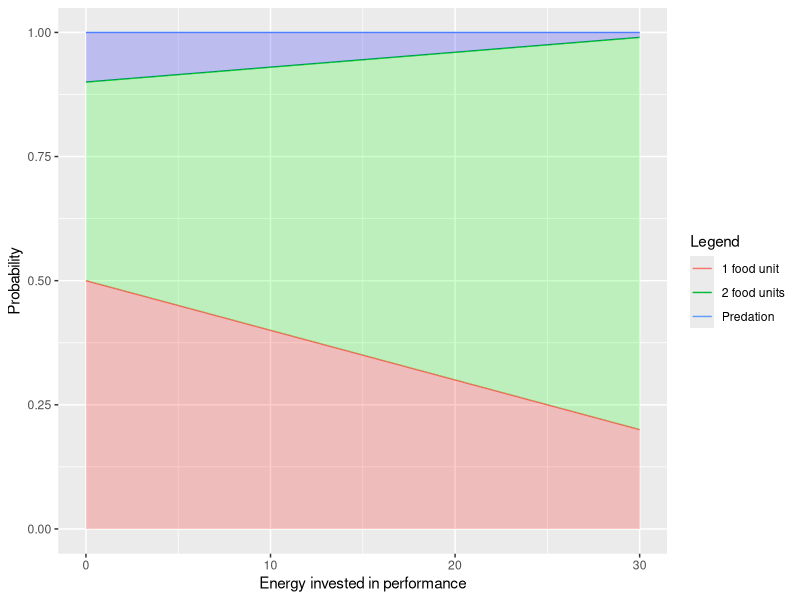
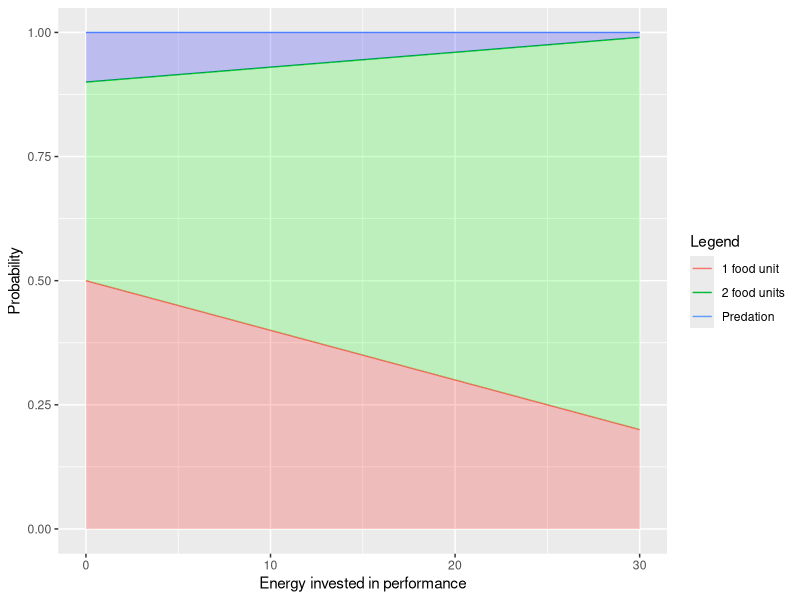
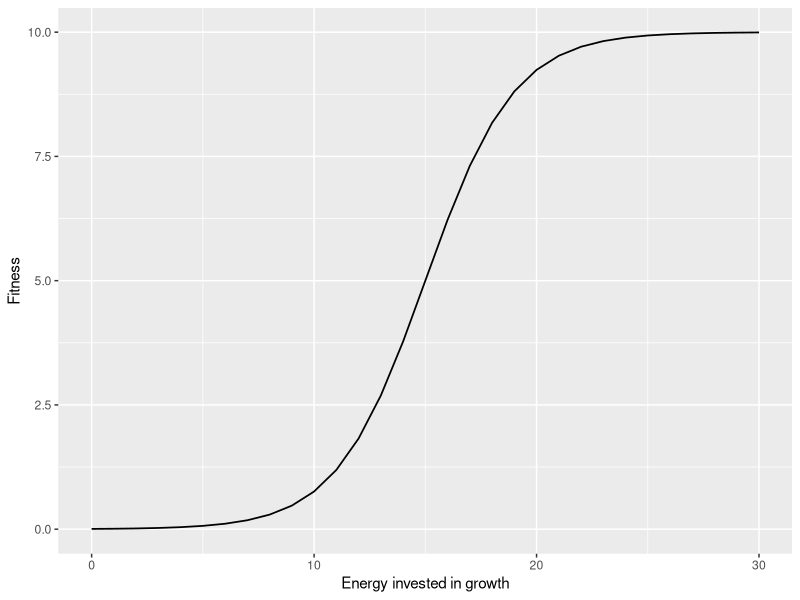

Recreate these plots in R, in order.
# SDO MODEL

#----------------Initial parameters-------------------

growth <- 0 # Initial growth value

performance <- 0 # Initial performance value

energy_reserve <- 0 # Where food units go before being invested

metabolic_rate <- 1 
# Amount of food units that every time step is used on self-maintenance

prob_1_unit <- seq(from = 0.5, to = 0.2, length.out = 31) 
# Probability of finding 1 unit of food

prob_2_unit <-seq(from = 0.4, to = 0.79, length.out = 31)
# Probability of finding 2 unit of food

prob_predation <- seq(from = 0.1, to = 0.01, length.out = 31)
# Probability of being predated

energy_growth <- seq(from = 0, to = 30, length.out = 31)

energy_performance <- seq(from = 0, to = 30, length.out = 31)

matrix_food_predation <- cbind(energy_performance , prob_1_unit , prob_2_unit , prob_predation)
# Matrix with the probabilities of each event for every performance value

matrix_food_predation_sum <- cbind(energy_performance , prob_1_unit , prob_2_unit + prob_1_unit, prob_predation + prob_2_unit + prob_1_unit)
# Matrix with the probabilities of each event for every performance value, packed

matrix_food_predation_df <- as.data.frame(matrix_food_predation)
# Data frame of the probabilities

matrix_food_predation_sum_df <- as.data.frame(matrix_food_predation_sum)
names(matrix_food_predation_sum_df)[3] <- "prob_2_unit"
names(matrix_food_predation_sum_df)[4] <- "prob_predation"
# Data frame of the stacked probabilities

sigmoid = function(energy_growth) {
  10 / (1 + exp(0.5*(-energy_growth+15)))
}

fitness_values <- cbind(energy_growth, sigmoid(energy_growth))
fitness_values_df <- as.data.frame(fitness_values)
names(fitness_values_df)[2] <- "Fitness"
# Sigmoid function + Data frame with all its values



#------------------Graphs------------------------

library(ggplot2)
library(dplyr)
library(viridis) # I can't make it colorblind-friendly, but I would like to



# Probability graph

Probability_plot <- ggplot(data = matrix_food_predation_df, aes(x = energy_performance, group = 1)) +
  geom_line(aes(y = prob_1_unit, color = "1 food unit")) +
  geom_line(aes(y = prob_2_unit + prob_1_unit, color = "2 food units")) +
  geom_line(aes(y = prob_predation + prob_2_unit + prob_1_unit, color = "Predation")) +
  xlab('Energy invested in performance') +
  ylab('Probability') +
  scale_colour_discrete("Legend", labels = c("1 food unit", "2 food units", "Predation")) +
  geom_ribbon(aes(ymax = 1, ymin = prob_2_unit + prob_1_unit), fill = "blue", alpha = 0.2) +
  geom_ribbon(aes(ymax = prob_2_unit + prob_1_unit, ymin = prob_1_unit), fill = "green", alpha = 0.2) +
  geom_ribbon(aes(ymax = prob_1_unit, ymin = 0), fill="red", alpha = 0.2)

Probability_plot # Without stacked matrix

Probability_plot_2 <- ggplot(data = matrix_food_predation_sum_df, aes(x = energy_performance, group = 1)) +
  geom_line(aes(y = prob_1_unit, color = "1 food unit")) +
  geom_line(aes(y = prob_2_unit, color = "2 food units")) +
  geom_line(aes(y = prob_predation, color="Predation")) +
  xlab('Energy invested in performance') +
  ylab('Probability') +
  scale_colour_discrete("Legend") +
  geom_ribbon(aes(ymax = 1, ymin = prob_2_unit), fill = "blue", alpha = 0.2) +
  geom_ribbon(aes(ymax = prob_2_unit, ymin = prob_1_unit), fill = "green", alpha = 0.2) +
  geom_ribbon(aes(ymax = prob_1_unit, ymin = 0), fill="red", alpha = 0.2)

Probability_plot_2 # With stacked matrix


# Fitness graph

Fitness_plot <- ggplot(data = fitness_values_df, aes(x = energy_growth)) +
  geom_line(aes(energy_growth, Fitness), data = fitness_values_df, size = 0.6) +
  xlab("Energy invested in growth") + ylab("Fitness")

Fitness_plot



#-----------------Loop---------------------

x <- 1

Random_1 <- function(x){
  runif(x)
}
# Function that generates a random number from 0 to 1 every time it is called

Random_num <- Random_1(x)
# We fix a random number, on which the if loop is going to work

Random_num
# Fixed random number

if(Random_num < prob_1_unit[1]) {
  energy_reserve <- energy_reserve + 1 - metabolic_rate
  "I've found 1 piece of food!"
  } else if(Random_num > prob_1_unit[1] & Random_num <= (prob_1_unit[1] + prob_2_unit[1])) {
  energy_reserve <- energy_reserve + 2 - metabolic_rate
  "I've found 2 pieces of food!! WOW!"
  } else {
  energy_reserve <- 0
  "I'm dead :("
  }
# 3 possible outputs. At the moment we are only working with 0 energy invested on performance. 


time <- 0
while (time <= 10){
  Random_num <- Random_1(x)
  # We fix a random number, on which the if loop is going to work
  
  Random_num
  # Fixed random number
  
  if(Random_num < prob_1_unit[1]) {
    energy_reserve <- energy_reserve + 1 - metabolic_rate
    print("I've found 1 piece of food!")
  } else if(Random_num > prob_1_unit[1] & Random_num <= (prob_1_unit[1] + prob_2_unit[1])) {
    energy_reserve <- energy_reserve + 2 - metabolic_rate
    print("I've found 2 pieces of food!! WOW!")
  } else {
    energy_reserve <- 0
    print("I'm dead :(")
  }
  time <- time + 1
}

# While loop for the previous if sequence. Now we should try to 
# change the performance state at each time_step



time <- 0
while (time <= 10){
  Random_num <- Random_1(x)
  # We fix a random number, on which the if loop is going to work
  
  Random_num
  # Fixed random number
  
  if(Random_num < prob_1_unit[energy_reserve + 1]) {
    # It is energy_reserve + 1 because we are selecting row "0" + 1 (There is no row 0)
    # and row 1 corresponds to energy 0.
    
    energy_reserve <- energy_reserve + 1 - metabolic_rate
    print("I've found 1 piece of food!")
  } else if(Random_num > prob_1_unit[energy_reserve + 1] & Random_num <= (prob_1_unit[energy_reserve + 1] + prob_2_unit[energy_reserve + 1])) {
    energy_reserve <- energy_reserve + 2 - metabolic_rate
    # Here the energy reserve incresases by 1, and we want to select row "1" + 1, corresponding
    # to row 2, energy 1
    
    print("I've found 2 pieces of food!! WOW!")
  } else {
    energy_reserve <- 0
    print("I'm dead :(")
  }
  
  time <- time + 1
}

# The same as before, but changing the state at every time step


time <- 0
while (time < 20){
  Random_num <- Random_1(x)
  # We fix a random number, on which the if loop is going to work
  
  Random_num
  # Fixed random number
  
  if(Random_num < prob_1_unit[energy_reserve + 1]) {
    energy_reserve <- energy_reserve + 1 - metabolic_rate
    print("I've found 1 piece of food!")
  } else if(Random_num > prob_1_unit[energy_reserve + 1] & Random_num <= (prob_1_unit[energy_reserve + 1] + prob_2_unit[energy_reserve + 1])) {
    energy_reserve <- energy_reserve + 2 - metabolic_rate
    print("I've found 2 pieces of food!! WOW!")
  } else {
    energy_reserve <- 0
    print("I'm dead :(")
    break
  }
  
  time <- time + 1
}

# The same, but exiting the loop when the tadpole dies
# There is too much mortality :S --> Changed probabilities 
# from 0.4, 0.4, 0.2 to 0.5, 0.4, 0.1 and 0.2, 0.75, 0.05 to 0.2, 0.79, 0.01




#This is a test
